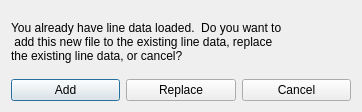
<?xml version="1.0" encoding="UTF-8"?>
<ui version="4.0">
 <class>CPromptReplace</class>
 <widget class="QDialog" name="CPromptReplace">
  <property name="geometry">
   <rect>
    <x>0</x>
    <y>0</y>
    <width>362</width>
    <height>112</height>
   </rect>
  </property>
  <property name="windowTitle">
   <string>Notice</string>
  </property>
  <layout class="QVBoxLayout" name="verticalLayout">
   <item>
    <widget class="QLabel" name="c_message">
     <property name="text">
      <string>You already have line data loaded.  Do you want to
 add this new file to the existing line data, replace 
the existing line data, or cancel?</string>
     </property>
    </widget>
   </item>
   <item>
    <layout class="QHBoxLayout" name="horizontalLayout">
     <item>
      <widget class="QPushButton" name="c_add">
       <property name="text">
        <string>Add</string>
       </property>
      </widget>
     </item>
     <item>
      <widget class="QPushButton" name="c_replace">
       <property name="text">
        <string>Replace</string>
       </property>
      </widget>
     </item>
     <item>
      <widget class="QPushButton" name="c_cancel">
       <property name="text">
        <string>Cancel</string>
       </property>
      </widget>
     </item>
    </layout>
   </item>
  </layout>
 </widget>
 <resources/>
 <connections>
  <connection>
   <sender>c_add</sender>
   <signal>clicked()</signal>
   <receiver>CPromptReplace</receiver>
   <slot>OnAdd()</slot>
   <hints>
    <hint type="sourcelabel">
     <x>79</x>
     <y>92</y>
    </hint>
    <hint type="destinationlabel">
     <x>25</x>
     <y>87</y>
    </hint>
   </hints>
  </connection>
  <connection>
   <sender>c_replace</sender>
   <signal>clicked()</signal>
   <receiver>CPromptReplace</receiver>
   <slot>OnReplace()</slot>
   <hints>
    <hint type="sourcelabel">
     <x>170</x>
     <y>97</y>
    </hint>
    <hint type="destinationlabel">
     <x>231</x>
     <y>65</y>
    </hint>
   </hints>
  </connection>
  <connection>
   <sender>c_cancel</sender>
   <signal>clicked()</signal>
   <receiver>CPromptReplace</receiver>
   <slot>OnCancel()</slot>
   <hints>
    <hint type="sourcelabel">
     <x>264</x>
     <y>93</y>
    </hint>
    <hint type="destinationlabel">
     <x>291</x>
     <y>92</y>
    </hint>
   </hints>
  </connection>
 </connections>
 <slots>
  <slot>OnAdd()</slot>
  <slot>OnReplace()</slot>
  <slot>OnCancel()</slot>
 </slots>
</ui>
